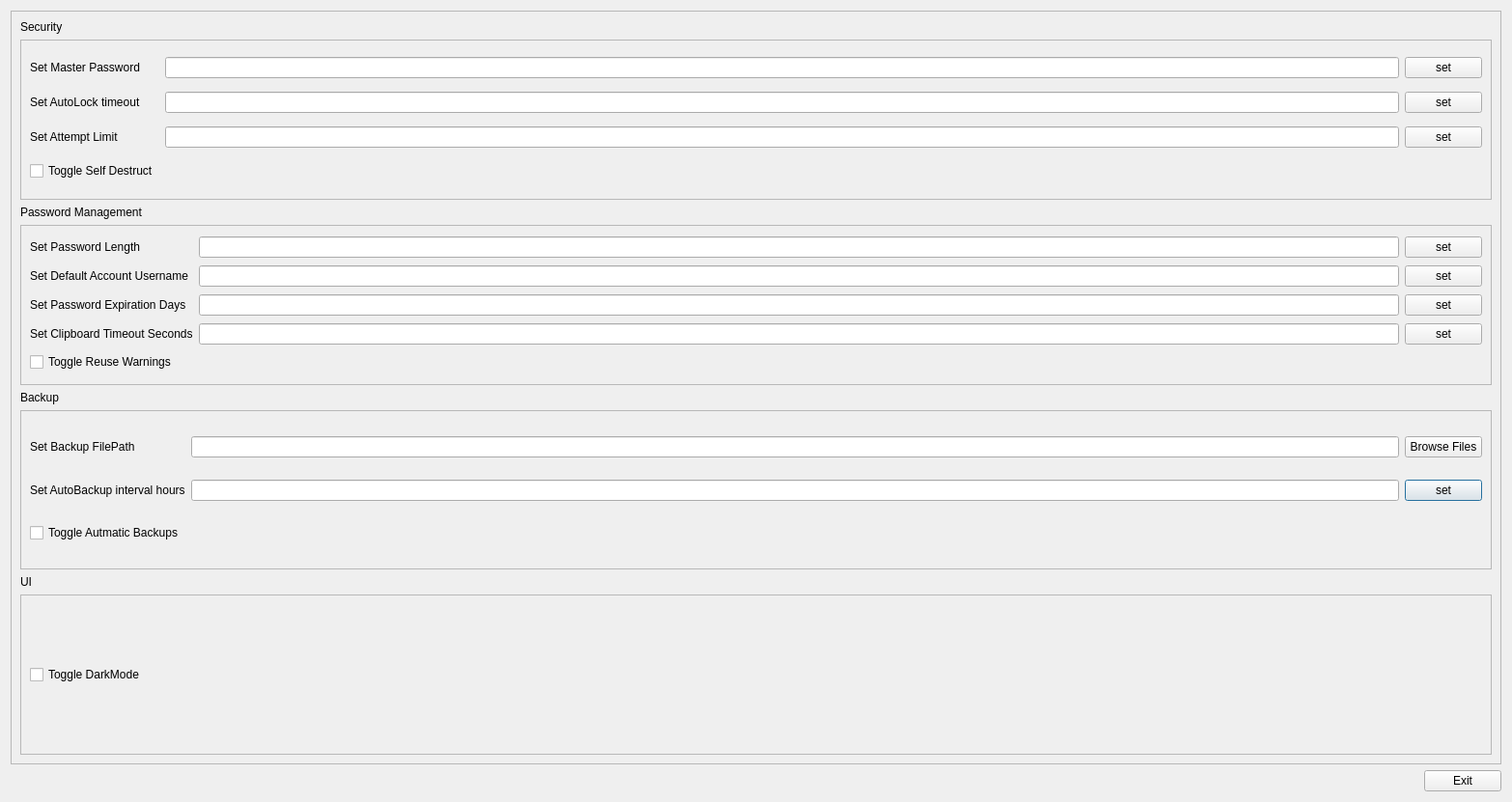
<?xml version="1.0" encoding="UTF-8"?>
<ui version="4.0">
 <class>SettingsDialog</class>
 <widget class="QDialog" name="SettingsDialog">
  <property name="geometry">
   <rect>
    <x>0</x>
    <y>0</y>
    <width>1566</width>
    <height>831</height>
   </rect>
  </property>
  <property name="windowTitle">
   <string>Dialog</string>
  </property>
  <layout class="QGridLayout" name="gridLayout">
   <item row="0" column="0">
    <widget class="QScrollArea" name="scrollArea">
     <property name="widgetResizable">
      <bool>true</bool>
     </property>
     <widget class="QWidget" name="scrollAreaWidgetContents">
      <property name="geometry">
       <rect>
        <x>0</x>
        <y>0</y>
        <width>1546</width>
        <height>779</height>
       </rect>
      </property>
      <layout class="QGridLayout" name="gridLayout_2">
       <item row="0" column="0">
        <widget class="QLabel" name="label_4">
         <property name="text">
          <string>Security</string>
         </property>
        </widget>
       </item>
       <item row="2" column="0">
        <widget class="QLabel" name="label_5">
         <property name="text">
          <string>Password Management</string>
         </property>
        </widget>
       </item>
       <item row="5" column="0">
        <widget class="QScrollArea" name="BackupSettings">
         <property name="widgetResizable">
          <bool>true</bool>
         </property>
         <widget class="QWidget" name="BackupSettingsWidget">
          <property name="geometry">
           <rect>
            <x>0</x>
            <y>0</y>
            <width>1526</width>
            <height>161</height>
           </rect>
          </property>
          <layout class="QGridLayout" name="gridLayout_6">
           <item row="1" column="2">
            <widget class="QPushButton" name="AutoBackupHrsBtn">
             <property name="text">
              <string>set</string>
             </property>
            </widget>
           </item>
           <item row="1" column="1">
            <widget class="QLineEdit" name="AutoBackupHrsInput">
             <property name="readOnly">
              <bool>false</bool>
             </property>
            </widget>
           </item>
           <item row="0" column="0">
            <widget class="QLabel" name="label_12">
             <property name="text">
              <string>Set Backup FilePath</string>
             </property>
            </widget>
           </item>
           <item row="1" column="0">
            <widget class="QLabel" name="label_14">
             <property name="text">
              <string>Set AutoBackup interval hours</string>
             </property>
            </widget>
           </item>
           <item row="0" column="2">
            <widget class="QPushButton" name="BrowseFilesBtn">
             <property name="text">
              <string>Browse Files</string>
             </property>
            </widget>
           </item>
           <item row="0" column="1">
            <widget class="QLineEdit" name="BackupFilePathInput">
             <property name="readOnly">
              <bool>true</bool>
             </property>
            </widget>
           </item>
           <item row="2" column="0">
            <widget class="QCheckBox" name="ToggleAutomaticBackups">
             <property name="text">
              <string>Toggle Autmatic Backups</string>
             </property>
            </widget>
           </item>
          </layout>
         </widget>
        </widget>
       </item>
       <item row="4" column="0">
        <widget class="QLabel" name="label_6">
         <property name="text">
          <string>Backup</string>
         </property>
        </widget>
       </item>
       <item row="7" column="0">
        <widget class="QScrollArea" name="UISettings">
         <property name="widgetResizable">
          <bool>true</bool>
         </property>
         <widget class="QWidget" name="UIWidget">
          <property name="geometry">
           <rect>
            <x>0</x>
            <y>0</y>
            <width>1526</width>
            <height>162</height>
           </rect>
          </property>
          <layout class="QGridLayout" name="gridLayout_9">
           <item row="0" column="0">
            <widget class="QCheckBox" name="ToggleDarkMode">
             <property name="text">
              <string>Toggle DarkMode</string>
             </property>
            </widget>
           </item>
          </layout>
         </widget>
        </widget>
       </item>
       <item row="1" column="0">
        <widget class="QScrollArea" name="SecuritySettings">
         <property name="widgetResizable">
          <bool>true</bool>
         </property>
         <widget class="QWidget" name="SecurityWidget">
          <property name="geometry">
           <rect>
            <x>0</x>
            <y>0</y>
            <width>1526</width>
            <height>162</height>
           </rect>
          </property>
          <layout class="QGridLayout" name="gridLayout_3">
           <item row="0" column="2">
            <widget class="QPushButton" name="SetMasterPwBtn">
             <property name="text">
              <string>set</string>
             </property>
            </widget>
           </item>
           <item row="1" column="1">
            <widget class="QLineEdit" name="AutoLockTimeoutInput"/>
           </item>
           <item row="1" column="0">
            <widget class="QLabel" name="label_3">
             <property name="text">
              <string>Set AutoLock timeout</string>
             </property>
            </widget>
           </item>
           <item row="0" column="1">
            <widget class="QLineEdit" name="MasterPwInput"/>
           </item>
           <item row="3" column="0">
            <widget class="QCheckBox" name="ToggleSelfDestruct">
             <property name="text">
              <string>Toggle Self Destruct</string>
             </property>
            </widget>
           </item>
           <item row="0" column="0">
            <widget class="QLabel" name="label">
             <property name="text">
              <string>Set Master Password</string>
             </property>
            </widget>
           </item>
           <item row="1" column="2">
            <widget class="QPushButton" name="SetAutoLockTimoutBtn">
             <property name="text">
              <string>set</string>
             </property>
            </widget>
           </item>
           <item row="2" column="1">
            <widget class="QLineEdit" name="AttemptsInput"/>
           </item>
           <item row="2" column="0">
            <widget class="QLabel" name="label_16">
             <property name="text">
              <string>Set Attempt Limit</string>
             </property>
            </widget>
           </item>
           <item row="2" column="2">
            <widget class="QPushButton" name="AttemptsBtn">
             <property name="text">
              <string>set</string>
             </property>
            </widget>
           </item>
          </layout>
         </widget>
        </widget>
       </item>
       <item row="6" column="0">
        <widget class="QLabel" name="label_8">
         <property name="text">
          <string>UI</string>
         </property>
        </widget>
       </item>
       <item row="3" column="0">
        <widget class="QScrollArea" name="PwManagementSettings">
         <property name="widgetResizable">
          <bool>true</bool>
         </property>
         <widget class="QWidget" name="PWManagementWidget">
          <property name="geometry">
           <rect>
            <x>0</x>
            <y>0</y>
            <width>1526</width>
            <height>162</height>
           </rect>
          </property>
          <layout class="QGridLayout" name="gridLayout_5">
           <item row="0" column="2">
            <widget class="QLineEdit" name="PwLengthInput"/>
           </item>
           <item row="1" column="2">
            <widget class="QLineEdit" name="DefaultUsernameInput"/>
           </item>
           <item row="2" column="0">
            <widget class="QLabel" name="label_10">
             <property name="text">
              <string>Set Password Expiration Days</string>
             </property>
            </widget>
           </item>
           <item row="3" column="0">
            <widget class="QLabel" name="label_15">
             <property name="text">
              <string>Set Clipboard Timeout Seconds</string>
             </property>
            </widget>
           </item>
           <item row="4" column="0">
            <widget class="QCheckBox" name="ToggleReuseWarnings">
             <property name="text">
              <string>Toggle Reuse Warnings</string>
             </property>
            </widget>
           </item>
           <item row="1" column="0">
            <widget class="QLabel" name="label_11">
             <property name="text">
              <string>Set Default Account Username</string>
             </property>
            </widget>
           </item>
           <item row="2" column="3">
            <widget class="QPushButton" name="PwExpDaysBtn">
             <property name="text">
              <string>set</string>
             </property>
            </widget>
           </item>
           <item row="1" column="3">
            <widget class="QPushButton" name="DefaultUsernameBtn">
             <property name="text">
              <string>set</string>
             </property>
            </widget>
           </item>
           <item row="0" column="0">
            <widget class="QLabel" name="label_9">
             <property name="text">
              <string>Set Password Length</string>
             </property>
            </widget>
           </item>
           <item row="0" column="3">
            <widget class="QPushButton" name="PwLengthBtn">
             <property name="text">
              <string>set</string>
             </property>
            </widget>
           </item>
           <item row="2" column="2">
            <widget class="QLineEdit" name="PwExpirationInput"/>
           </item>
           <item row="3" column="2">
            <widget class="QLineEdit" name="ClipBoardTimeoutSecInput">
             <property name="readOnly">
              <bool>false</bool>
             </property>
            </widget>
           </item>
           <item row="3" column="3">
            <widget class="QPushButton" name="ClipBoardTimeoutBtn">
             <property name="text">
              <string>set</string>
             </property>
            </widget>
           </item>
          </layout>
         </widget>
        </widget>
       </item>
      </layout>
     </widget>
    </widget>
   </item>
   <item row="1" column="0">
    <layout class="QHBoxLayout" name="horizontalLayout_2">
     <item>
      <spacer name="horizontalSpacer">
       <property name="orientation">
        <enum>Qt::Orientation::Horizontal</enum>
       </property>
       <property name="sizeHint" stdset="0">
        <size>
         <width>40</width>
         <height>20</height>
        </size>
       </property>
      </spacer>
     </item>
     <item>
      <widget class="QPushButton" name="ExitBtn">
       <property name="text">
        <string>Exit</string>
       </property>
      </widget>
     </item>
    </layout>
   </item>
  </layout>
 </widget>
 <resources/>
 <connections/>
</ui>
